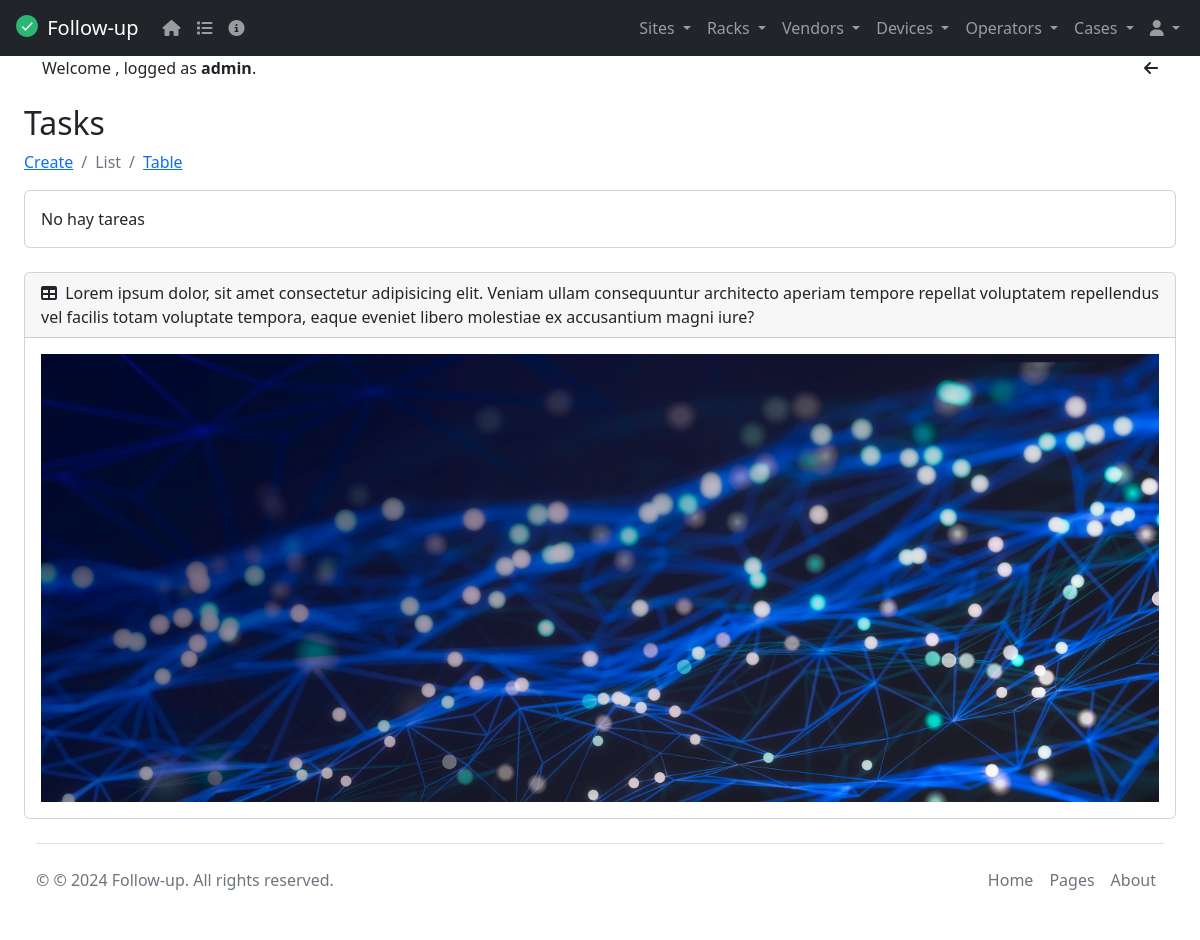
Before: /tasks_completed/ (signed in) with the older database file.
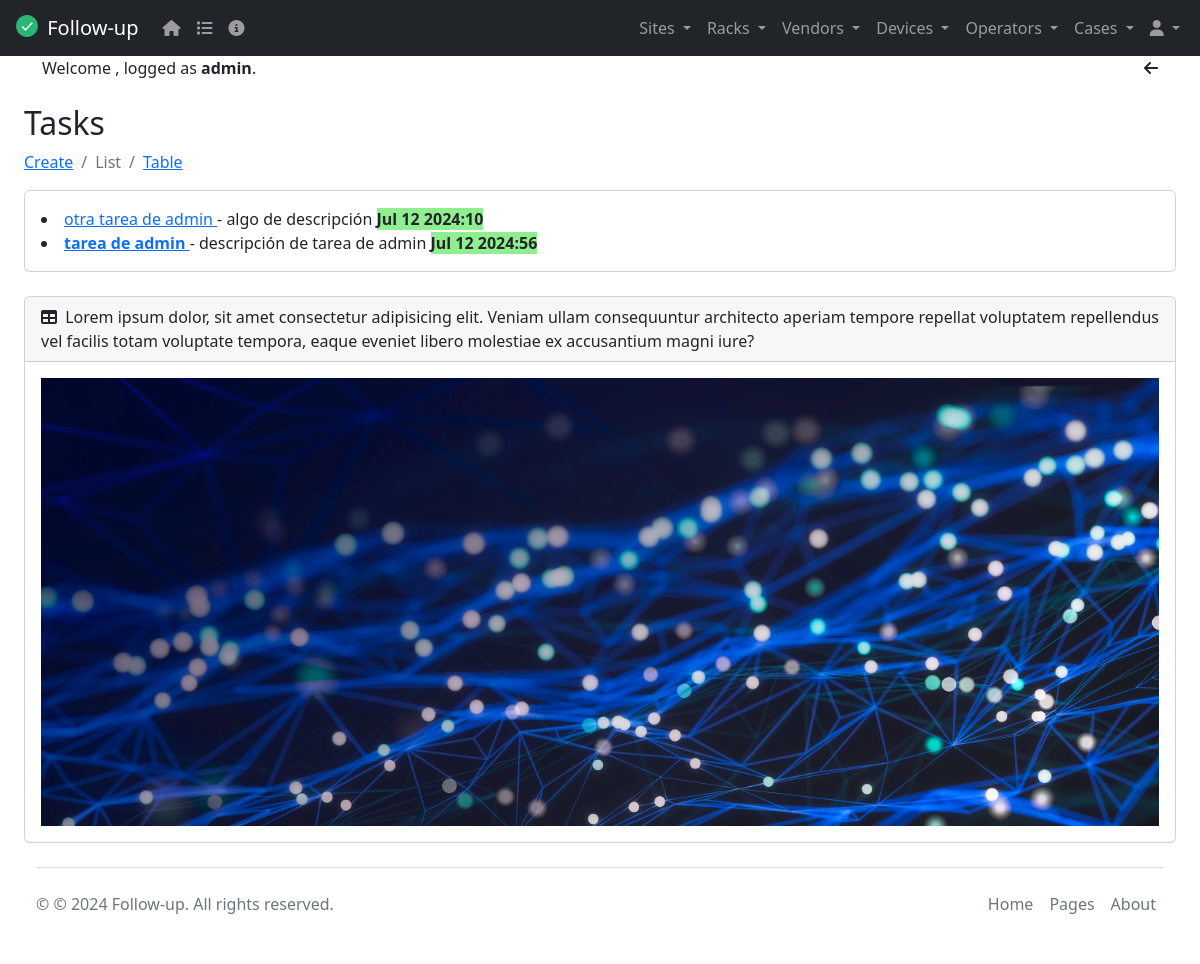
After: the same page with the newer database file.
### tasks/models.py (models this page shows, shortened)
class Task(models.Model):
  title = models.CharField(max_length=50)
  description = models.CharField(max_length=100)
  created = models.DateTimeField(auto_now_add=True)
  completed = models.DateTimeField(null=True, blank=True)
  important = models.BooleanField(default=False)
  user = models.ForeignKey(User, on_delete=models.CASCADE)

### tasks/views.py (the view)
# urls.py: path('tasks_completed/', views.tasks_completed, name='tasks_completed'),
@login_required
def tasks_completed(request):
    tasks = Task.objects.filter(user=request.user, completed__isnull=False).order_by('-completed')
    return render(request, 'tasks.html', {"tasks": tasks})

### tasks/templates/tasks.html
{% extends 'base.html' %}
{% block content %}
<h2 class="mt-4">Tasks</h2>
<nav aria-label="breadcrumb">
  <ol class="breadcrumb">
    <li class="breadcrumb-item"><a href="/task_create">Create</a></li>
    <li class="breadcrumb-item active" aria-current="page">List</a></li>
    <li class="breadcrumb-item"><a href="/task_table">Table</a></li>
  </ol>
</nav>
<div class="card mb-4">
  <div class="card-body">
    {% for task in tasks %}
    <li>
      <a href="{% url 'task_detail' task.id %}">
        {% if task.important %}
        <strong>{{task.title}}</strong>
        {% else %}
        {{task.title}}
        {% endif %}
      </a>
       - {{task.description}} <b style="background-color:lightgreen;">{{task.completed|date:'M j Y:i'}}</b>
    </li>
    {% empty %}
    No hay tareas
    {% endfor %}
  </div>
</div>
{% endblock %}

Changed rows visible on the page:
added Task: title "otra tarea de admin", description "algo de descripción", completed "Jul 12 2024:10"
added Task: title "tarea de admin", description "descripción de tarea de admin", completed "Jul 12 2024:56"
Other visible differences:
text no longer shown: "No hay tareas"
